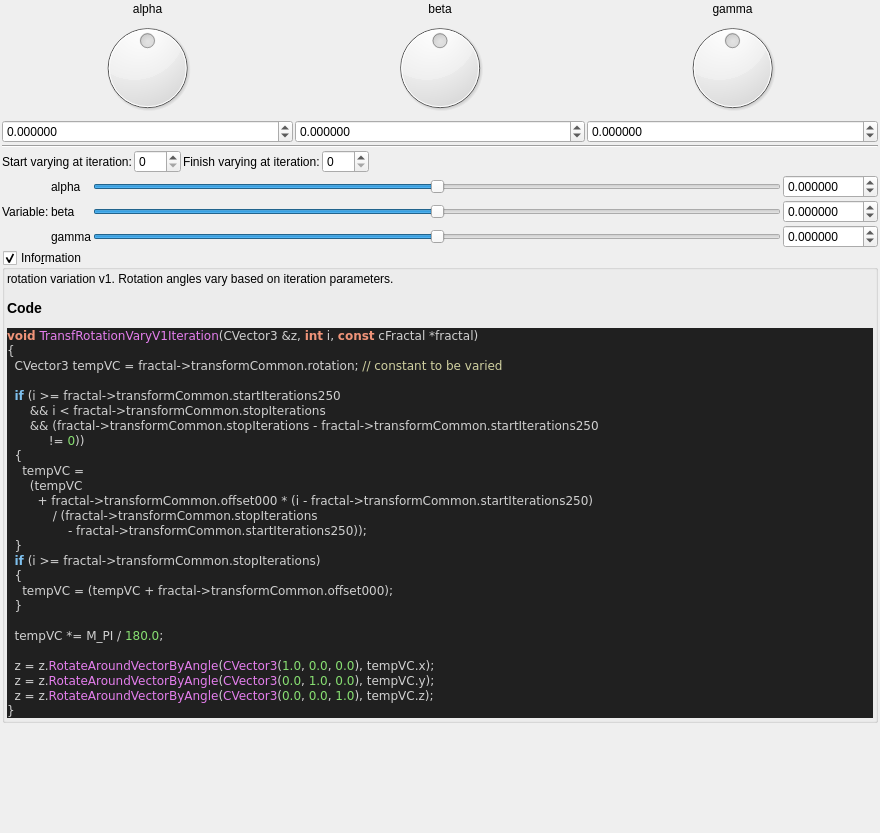
<?xml version="1.0" encoding="UTF-8"?>
<ui version="4.0">
 <class>transf_rotation_vary_v1</class>
 <widget class="QWidget" name="Form">
  <property name="geometry">
   <rect>
    <x>0</x>
    <y>0</y>
    <width>880</width>
    <height>833</height>
   </rect>
  </property>
  <property name="windowTitle">
   <string notr="true">transf_rotation_vary_v1</string>
  </property>
  <layout class="QVBoxLayout" name="verticalLayout">
   <property name="spacing">
    <number>2</number>
   </property>
   <property name="leftMargin">
    <number>2</number>
   </property>
   <property name="topMargin">
    <number>2</number>
   </property>
   <property name="rightMargin">
    <number>2</number>
   </property>
   <property name="bottomMargin">
    <number>2</number>
   </property>
   <item>
    <layout class="QGridLayout" name="gridLayout_2">
     <property name="spacing">
      <number>2</number>
     </property>
     <item row="2" column="2">
      <widget class="MyDoubleSpinBox" name="spinboxd3_transf_rotation_z">
       <property name="sizePolicy">
        <sizepolicy hsizetype="Minimum" vsizetype="Maximum">
         <horstretch>0</horstretch>
         <verstretch>0</verstretch>
        </sizepolicy>
       </property>
       <property name="prefix">
        <string/>
       </property>
       <property name="suffix">
        <string/>
       </property>
       <property name="decimals">
        <number>6</number>
       </property>
       <property name="minimum">
        <double>-180.000000000000000</double>
       </property>
       <property name="maximum">
        <double>180.000000000000000</double>
       </property>
       <property name="singleStep">
        <double>1.000000000000000</double>
       </property>
      </widget>
     </item>
     <item row="2" column="0">
      <widget class="MyDoubleSpinBox" name="spinboxd3_transf_rotation_x">
       <property name="sizePolicy">
        <sizepolicy hsizetype="Minimum" vsizetype="Maximum">
         <horstretch>0</horstretch>
         <verstretch>0</verstretch>
        </sizepolicy>
       </property>
       <property name="prefix">
        <string/>
       </property>
       <property name="suffix">
        <string/>
       </property>
       <property name="decimals">
        <number>6</number>
       </property>
       <property name="minimum">
        <double>-180.000000000000000</double>
       </property>
       <property name="maximum">
        <double>180.000000000000000</double>
       </property>
       <property name="singleStep">
        <double>1.000000000000000</double>
       </property>
      </widget>
     </item>
     <item row="0" column="2">
      <widget class="QLabel" name="label_15">
       <property name="text">
        <string notr="true">gamma</string>
       </property>
       <property name="alignment">
        <set>Qt::AlignCenter</set>
       </property>
      </widget>
     </item>
     <item row="0" column="0">
      <widget class="QLabel" name="label_13">
       <property name="text">
        <string notr="true">alpha</string>
       </property>
       <property name="alignment">
        <set>Qt::AlignCenter</set>
       </property>
      </widget>
     </item>
     <item row="0" column="1">
      <widget class="QLabel" name="label_14">
       <property name="text">
        <string notr="true">beta</string>
       </property>
       <property name="alignment">
        <set>Qt::AlignCenter</set>
       </property>
      </widget>
     </item>
     <item row="1" column="1">
      <widget class="QDial" name="dial3_transf_rotation_y">
       <property name="minimum">
        <number>-18000</number>
       </property>
       <property name="maximum">
        <number>18000</number>
       </property>
       <property name="wrapping">
        <bool>true</bool>
       </property>
      </widget>
     </item>
     <item row="2" column="1">
      <widget class="MyDoubleSpinBox" name="spinboxd3_transf_rotation_y">
       <property name="sizePolicy">
        <sizepolicy hsizetype="Minimum" vsizetype="Maximum">
         <horstretch>0</horstretch>
         <verstretch>0</verstretch>
        </sizepolicy>
       </property>
       <property name="prefix">
        <string/>
       </property>
       <property name="suffix">
        <string/>
       </property>
       <property name="decimals">
        <number>6</number>
       </property>
       <property name="minimum">
        <double>-180.000000000000000</double>
       </property>
       <property name="maximum">
        <double>180.000000000000000</double>
       </property>
       <property name="singleStep">
        <double>1.000000000000000</double>
       </property>
      </widget>
     </item>
     <item row="1" column="2">
      <widget class="QDial" name="dial3_transf_rotation_z">
       <property name="minimum">
        <number>-18000</number>
       </property>
       <property name="maximum">
        <number>18000</number>
       </property>
       <property name="wrapping">
        <bool>true</bool>
       </property>
      </widget>
     </item>
     <item row="1" column="0">
      <widget class="QDial" name="dial3_transf_rotation_x">
       <property name="minimum">
        <number>-18000</number>
       </property>
       <property name="maximum">
        <number>18000</number>
       </property>
       <property name="wrapping">
        <bool>true</bool>
       </property>
      </widget>
     </item>
     <item row="3" column="0" colspan="3">
      <widget class="Line" name="line">
       <property name="orientation">
        <enum>Qt::Horizontal</enum>
       </property>
      </widget>
     </item>
    </layout>
   </item>
   <item>
    <layout class="QGridLayout" name="gridLayout_44">
     <property name="spacing">
      <number>2</number>
     </property>
     <item row="0" column="0" colspan="4">
      <layout class="QGridLayout" name="gridLayout_45">
       <item row="0" column="3">
        <widget class="MySpinBox" name="spinboxInt_transf_stop_iterations">
         <property name="sizePolicy">
          <sizepolicy hsizetype="Minimum" vsizetype="Maximum">
           <horstretch>0</horstretch>
           <verstretch>0</verstretch>
          </sizepolicy>
         </property>
         <property name="maximum">
          <number>250</number>
         </property>
        </widget>
       </item>
       <item row="0" column="4">
        <spacer name="horizontalSpacer_24">
         <property name="orientation">
          <enum>Qt::Horizontal</enum>
         </property>
         <property name="sizeHint" stdset="0">
          <size>
           <width>40</width>
           <height>20</height>
          </size>
         </property>
        </spacer>
       </item>
       <item row="0" column="1">
        <widget class="MySpinBox" name="spinboxInt_transf_start_iterations_250">
         <property name="sizePolicy">
          <sizepolicy hsizetype="Minimum" vsizetype="Maximum">
           <horstretch>0</horstretch>
           <verstretch>0</verstretch>
          </sizepolicy>
         </property>
         <property name="maximum">
          <number>250</number>
         </property>
        </widget>
       </item>
       <item row="0" column="2">
        <widget class="QLabel" name="label_169">
         <property name="text">
          <string>Finish varying at iteration:</string>
         </property>
        </widget>
       </item>
       <item row="0" column="0">
        <widget class="QLabel" name="label_171">
         <property name="text">
          <string>Start varying at iteration:</string>
         </property>
        </widget>
       </item>
      </layout>
     </item>
     <item row="2" column="3">
      <widget class="MyDoubleSpinBox" name="spinbox3_transf_offset_000_y">
       <property name="sizePolicy">
        <sizepolicy hsizetype="Minimum" vsizetype="Maximum">
         <horstretch>0</horstretch>
         <verstretch>0</verstretch>
        </sizepolicy>
       </property>
       <property name="prefix">
        <string/>
       </property>
       <property name="suffix">
        <string/>
       </property>
       <property name="decimals">
        <number>6</number>
       </property>
       <property name="minimum">
        <double>-180.000000000000000</double>
       </property>
       <property name="maximum">
        <double>180.000000000000000</double>
       </property>
       <property name="singleStep">
        <double>0.100000000000000</double>
       </property>
      </widget>
     </item>
     <item row="3" column="1">
      <widget class="QLabel" name="label_161">
       <property name="text">
        <string notr="true">gamma</string>
       </property>
      </widget>
     </item>
     <item row="3" column="3">
      <widget class="MyDoubleSpinBox" name="spinbox3_transf_offset_000_z">
       <property name="sizePolicy">
        <sizepolicy hsizetype="Minimum" vsizetype="Maximum">
         <horstretch>0</horstretch>
         <verstretch>0</verstretch>
        </sizepolicy>
       </property>
       <property name="prefix">
        <string/>
       </property>
       <property name="suffix">
        <string/>
       </property>
       <property name="decimals">
        <number>6</number>
       </property>
       <property name="minimum">
        <double>-180.000000000000000</double>
       </property>
       <property name="maximum">
        <double>180.000000000000000</double>
       </property>
       <property name="singleStep">
        <double>0.100000000000000</double>
       </property>
      </widget>
     </item>
     <item row="1" column="1">
      <widget class="QLabel" name="label_167">
       <property name="text">
        <string notr="true">alpha</string>
       </property>
      </widget>
     </item>
     <item row="2" column="0">
      <widget class="QLabel" name="label_166">
       <property name="text">
        <string>Variable:</string>
       </property>
      </widget>
     </item>
     <item row="1" column="2">
      <widget class="QSlider" name="slider3_transf_offset_000_x">
       <property name="sizePolicy">
        <sizepolicy hsizetype="Expanding" vsizetype="Maximum">
         <horstretch>0</horstretch>
         <verstretch>0</verstretch>
        </sizepolicy>
       </property>
       <property name="minimum">
        <number>-180000000</number>
       </property>
       <property name="maximum">
        <number>180000000</number>
       </property>
       <property name="singleStep">
        <number>1</number>
       </property>
       <property name="orientation">
        <enum>Qt::Horizontal</enum>
       </property>
      </widget>
     </item>
     <item row="3" column="2">
      <widget class="QSlider" name="slider3_transf_offset_000_z">
       <property name="sizePolicy">
        <sizepolicy hsizetype="Expanding" vsizetype="Maximum">
         <horstretch>0</horstretch>
         <verstretch>0</verstretch>
        </sizepolicy>
       </property>
       <property name="minimum">
        <number>-180000000</number>
       </property>
       <property name="maximum">
        <number>180000000</number>
       </property>
       <property name="singleStep">
        <number>1</number>
       </property>
       <property name="orientation">
        <enum>Qt::Horizontal</enum>
       </property>
      </widget>
     </item>
     <item row="2" column="1">
      <widget class="QLabel" name="label_165">
       <property name="text">
        <string notr="true">beta</string>
       </property>
      </widget>
     </item>
     <item row="1" column="3">
      <widget class="MyDoubleSpinBox" name="spinbox3_transf_offset_000_x">
       <property name="sizePolicy">
        <sizepolicy hsizetype="Minimum" vsizetype="Maximum">
         <horstretch>0</horstretch>
         <verstretch>0</verstretch>
        </sizepolicy>
       </property>
       <property name="prefix">
        <string/>
       </property>
       <property name="suffix">
        <string/>
       </property>
       <property name="decimals">
        <number>6</number>
       </property>
       <property name="minimum">
        <double>-180.000000000000000</double>
       </property>
       <property name="maximum">
        <double>180.000000000000000</double>
       </property>
       <property name="singleStep">
        <double>0.100000000000000</double>
       </property>
      </widget>
     </item>
     <item row="2" column="2">
      <widget class="QSlider" name="slider3_transf_offset_000_y">
       <property name="sizePolicy">
        <sizepolicy hsizetype="Expanding" vsizetype="Maximum">
         <horstretch>0</horstretch>
         <verstretch>0</verstretch>
        </sizepolicy>
       </property>
       <property name="minimum">
        <number>-180000000</number>
       </property>
       <property name="maximum">
        <number>180000000</number>
       </property>
       <property name="singleStep">
        <number>1</number>
       </property>
       <property name="orientation">
        <enum>Qt::Horizontal</enum>
       </property>
      </widget>
     </item>
    </layout>
   </item>
   <item>
    <widget class="MyGroupBox" name="groupCheck_info">
     <property name="title">
      <string>Info&amp;rmation</string>
     </property>
     <property name="flat">
      <bool>false</bool>
     </property>
     <property name="checkable">
      <bool>true</bool>
     </property>
     <layout class="QVBoxLayout" name="verticalLayout_2">
      <property name="spacing">
       <number>2</number>
      </property>
      <property name="leftMargin">
       <number>2</number>
      </property>
      <property name="topMargin">
       <number>2</number>
      </property>
      <property name="rightMargin">
       <number>2</number>
      </property>
      <property name="bottomMargin">
       <number>2</number>
      </property>
      <item>
       <widget class="QLabel" name="label_code_content">
        <property name="text">
         <string notr="true">&lt;p&gt;rotation variation v1. Rotation angles vary based on iteration parameters.&lt;/p&gt;&lt;table&gt;
&lt;/table&gt;
&lt;h3&gt;Code&lt;/h3&gt;
&lt;body style=&quot;background-color:#202020&quot;&gt;
&lt;pre style=&quot;color:#d0d0d0; background-color:#202020;  font-family:'Courier New',monospace;&quot;&gt;&lt;span style=&quot;color:#f09479; font-weight:bold&quot;&gt;void&lt;/span&gt; &lt;span style=&quot;color:#e47eed&quot;&gt;TransfRotationVaryV1Iteration&lt;/span&gt;&lt;span style=&quot;color:#d0d0d0&quot;&gt;(&lt;/span&gt;CVector3 &lt;span style=&quot;color:#d0d0d0&quot;&gt;&amp;amp;&lt;/span&gt;z&lt;span style=&quot;color:#d0d0d0&quot;&gt;,&lt;/span&gt; &lt;span style=&quot;color:#f09479; font-weight:bold&quot;&gt;int&lt;/span&gt; i&lt;span style=&quot;color:#d0d0d0&quot;&gt;,&lt;/span&gt; &lt;span style=&quot;color:#f09479; font-weight:bold&quot;&gt;const&lt;/span&gt; cFractal &lt;span style=&quot;color:#d0d0d0&quot;&gt;*&lt;/span&gt;fractal&lt;span style=&quot;color:#d0d0d0&quot;&gt;)&lt;/span&gt;
&lt;span style=&quot;color:#d0d0d0&quot;&gt;{&lt;/span&gt;
  CVector3 tempVC &lt;span style=&quot;color:#d0d0d0&quot;&gt;=&lt;/span&gt; fractal&lt;span style=&quot;color:#d0d0d0&quot;&gt;-&amp;gt;&lt;/span&gt;transformCommon&lt;span style=&quot;color:#d0d0d0&quot;&gt;.&lt;/span&gt;rotation&lt;span style=&quot;color:#d0d0d0&quot;&gt;;&lt;/span&gt; &lt;span style=&quot;color:#d0d0a0&quot;&gt;// constant to be varied&lt;/span&gt;

  &lt;span style=&quot;color:#7ec0ee; font-weight:bold&quot;&gt;if&lt;/span&gt; &lt;span style=&quot;color:#d0d0d0&quot;&gt;(&lt;/span&gt;i &lt;span style=&quot;color:#d0d0d0&quot;&gt;&amp;gt;=&lt;/span&gt; fractal&lt;span style=&quot;color:#d0d0d0&quot;&gt;-&amp;gt;&lt;/span&gt;transformCommon&lt;span style=&quot;color:#d0d0d0&quot;&gt;.&lt;/span&gt;startIterations250
      &lt;span style=&quot;color:#d0d0d0&quot;&gt;&amp;amp;&amp;amp;&lt;/span&gt; i &lt;span style=&quot;color:#d0d0d0&quot;&gt;&amp;lt;&lt;/span&gt; fractal&lt;span style=&quot;color:#d0d0d0&quot;&gt;-&amp;gt;&lt;/span&gt;transformCommon&lt;span style=&quot;color:#d0d0d0&quot;&gt;.&lt;/span&gt;stopIterations
      &lt;span style=&quot;color:#d0d0d0&quot;&gt;&amp;amp;&amp;amp; (&lt;/span&gt;fractal&lt;span style=&quot;color:#d0d0d0&quot;&gt;-&amp;gt;&lt;/span&gt;transformCommon&lt;span style=&quot;color:#d0d0d0&quot;&gt;.&lt;/span&gt;stopIterations &lt;span style=&quot;color:#d0d0d0&quot;&gt;-&lt;/span&gt; fractal&lt;span style=&quot;color:#d0d0d0&quot;&gt;-&amp;gt;&lt;/span&gt;transformCommon&lt;span style=&quot;color:#d0d0d0&quot;&gt;.&lt;/span&gt;startIterations250
           &lt;span style=&quot;color:#d0d0d0&quot;&gt;!=&lt;/span&gt; &lt;span style=&quot;color:#87df71&quot;&gt;0&lt;/span&gt;&lt;span style=&quot;color:#d0d0d0&quot;&gt;))&lt;/span&gt;
  &lt;span style=&quot;color:#d0d0d0&quot;&gt;{&lt;/span&gt;
    tempVC &lt;span style=&quot;color:#d0d0d0&quot;&gt;=&lt;/span&gt;
      &lt;span style=&quot;color:#d0d0d0&quot;&gt;(&lt;/span&gt;tempVC
        &lt;span style=&quot;color:#d0d0d0&quot;&gt;+&lt;/span&gt; fractal&lt;span style=&quot;color:#d0d0d0&quot;&gt;-&amp;gt;&lt;/span&gt;transformCommon&lt;span style=&quot;color:#d0d0d0&quot;&gt;.&lt;/span&gt;offset000 &lt;span style=&quot;color:#d0d0d0&quot;&gt;* (&lt;/span&gt;i &lt;span style=&quot;color:#d0d0d0&quot;&gt;-&lt;/span&gt; fractal&lt;span style=&quot;color:#d0d0d0&quot;&gt;-&amp;gt;&lt;/span&gt;transformCommon&lt;span style=&quot;color:#d0d0d0&quot;&gt;.&lt;/span&gt;startIterations250&lt;span style=&quot;color:#d0d0d0&quot;&gt;)&lt;/span&gt;
            &lt;span style=&quot;color:#d0d0d0&quot;&gt;/ (&lt;/span&gt;fractal&lt;span style=&quot;color:#d0d0d0&quot;&gt;-&amp;gt;&lt;/span&gt;transformCommon&lt;span style=&quot;color:#d0d0d0&quot;&gt;.&lt;/span&gt;stopIterations
                &lt;span style=&quot;color:#d0d0d0&quot;&gt;-&lt;/span&gt; fractal&lt;span style=&quot;color:#d0d0d0&quot;&gt;-&amp;gt;&lt;/span&gt;transformCommon&lt;span style=&quot;color:#d0d0d0&quot;&gt;.&lt;/span&gt;startIterations250&lt;span style=&quot;color:#d0d0d0&quot;&gt;));&lt;/span&gt;
  &lt;span style=&quot;color:#d0d0d0&quot;&gt;}&lt;/span&gt;
  &lt;span style=&quot;color:#7ec0ee; font-weight:bold&quot;&gt;if&lt;/span&gt; &lt;span style=&quot;color:#d0d0d0&quot;&gt;(&lt;/span&gt;i &lt;span style=&quot;color:#d0d0d0&quot;&gt;&amp;gt;=&lt;/span&gt; fractal&lt;span style=&quot;color:#d0d0d0&quot;&gt;-&amp;gt;&lt;/span&gt;transformCommon&lt;span style=&quot;color:#d0d0d0&quot;&gt;.&lt;/span&gt;stopIterations&lt;span style=&quot;color:#d0d0d0&quot;&gt;)&lt;/span&gt;
  &lt;span style=&quot;color:#d0d0d0&quot;&gt;{&lt;/span&gt;
    tempVC &lt;span style=&quot;color:#d0d0d0&quot;&gt;= (&lt;/span&gt;tempVC &lt;span style=&quot;color:#d0d0d0&quot;&gt;+&lt;/span&gt; fractal&lt;span style=&quot;color:#d0d0d0&quot;&gt;-&amp;gt;&lt;/span&gt;transformCommon&lt;span style=&quot;color:#d0d0d0&quot;&gt;.&lt;/span&gt;offset000&lt;span style=&quot;color:#d0d0d0&quot;&gt;);&lt;/span&gt;
  &lt;span style=&quot;color:#d0d0d0&quot;&gt;}&lt;/span&gt;

  tempVC &lt;span style=&quot;color:#d0d0d0&quot;&gt;*=&lt;/span&gt; M_PI &lt;span style=&quot;color:#d0d0d0&quot;&gt;/&lt;/span&gt; &lt;span style=&quot;color:#87df71&quot;&gt;180.0&lt;/span&gt;&lt;span style=&quot;color:#d0d0d0&quot;&gt;;&lt;/span&gt;

  z &lt;span style=&quot;color:#d0d0d0&quot;&gt;=&lt;/span&gt; z&lt;span style=&quot;color:#d0d0d0&quot;&gt;.&lt;/span&gt;&lt;span style=&quot;color:#e47eed&quot;&gt;RotateAroundVectorByAngle&lt;/span&gt;&lt;span style=&quot;color:#d0d0d0&quot;&gt;(&lt;/span&gt;&lt;span style=&quot;color:#e47eed&quot;&gt;CVector3&lt;/span&gt;&lt;span style=&quot;color:#d0d0d0&quot;&gt;(&lt;/span&gt;&lt;span style=&quot;color:#87df71&quot;&gt;1.0&lt;/span&gt;&lt;span style=&quot;color:#d0d0d0&quot;&gt;,&lt;/span&gt; &lt;span style=&quot;color:#87df71&quot;&gt;0.0&lt;/span&gt;&lt;span style=&quot;color:#d0d0d0&quot;&gt;,&lt;/span&gt; &lt;span style=&quot;color:#87df71&quot;&gt;0.0&lt;/span&gt;&lt;span style=&quot;color:#d0d0d0&quot;&gt;),&lt;/span&gt; tempVC&lt;span style=&quot;color:#d0d0d0&quot;&gt;.&lt;/span&gt;x&lt;span style=&quot;color:#d0d0d0&quot;&gt;);&lt;/span&gt;
  z &lt;span style=&quot;color:#d0d0d0&quot;&gt;=&lt;/span&gt; z&lt;span style=&quot;color:#d0d0d0&quot;&gt;.&lt;/span&gt;&lt;span style=&quot;color:#e47eed&quot;&gt;RotateAroundVectorByAngle&lt;/span&gt;&lt;span style=&quot;color:#d0d0d0&quot;&gt;(&lt;/span&gt;&lt;span style=&quot;color:#e47eed&quot;&gt;CVector3&lt;/span&gt;&lt;span style=&quot;color:#d0d0d0&quot;&gt;(&lt;/span&gt;&lt;span style=&quot;color:#87df71&quot;&gt;0.0&lt;/span&gt;&lt;span style=&quot;color:#d0d0d0&quot;&gt;,&lt;/span&gt; &lt;span style=&quot;color:#87df71&quot;&gt;1.0&lt;/span&gt;&lt;span style=&quot;color:#d0d0d0&quot;&gt;,&lt;/span&gt; &lt;span style=&quot;color:#87df71&quot;&gt;0.0&lt;/span&gt;&lt;span style=&quot;color:#d0d0d0&quot;&gt;),&lt;/span&gt; tempVC&lt;span style=&quot;color:#d0d0d0&quot;&gt;.&lt;/span&gt;y&lt;span style=&quot;color:#d0d0d0&quot;&gt;);&lt;/span&gt;
  z &lt;span style=&quot;color:#d0d0d0&quot;&gt;=&lt;/span&gt; z&lt;span style=&quot;color:#d0d0d0&quot;&gt;.&lt;/span&gt;&lt;span style=&quot;color:#e47eed&quot;&gt;RotateAroundVectorByAngle&lt;/span&gt;&lt;span style=&quot;color:#d0d0d0&quot;&gt;(&lt;/span&gt;&lt;span style=&quot;color:#e47eed&quot;&gt;CVector3&lt;/span&gt;&lt;span style=&quot;color:#d0d0d0&quot;&gt;(&lt;/span&gt;&lt;span style=&quot;color:#87df71&quot;&gt;0.0&lt;/span&gt;&lt;span style=&quot;color:#d0d0d0&quot;&gt;,&lt;/span&gt; &lt;span style=&quot;color:#87df71&quot;&gt;0.0&lt;/span&gt;&lt;span style=&quot;color:#d0d0d0&quot;&gt;,&lt;/span&gt; &lt;span style=&quot;color:#87df71&quot;&gt;1.0&lt;/span&gt;&lt;span style=&quot;color:#d0d0d0&quot;&gt;),&lt;/span&gt; tempVC&lt;span style=&quot;color:#d0d0d0&quot;&gt;.&lt;/span&gt;z&lt;span style=&quot;color:#d0d0d0&quot;&gt;);&lt;/span&gt;
&lt;span style=&quot;color:#d0d0d0&quot;&gt;}&lt;/span&gt;
&lt;/pre&gt;
&lt;/body&gt;</string>
        </property>
        <property name="wordWrap">
         <bool>true</bool>
        </property>
        <property name="openExternalLinks">
         <bool>true</bool>
        </property>
        <property name="textInteractionFlags">
         <set>Qt::LinksAccessibleByMouse|Qt::TextSelectableByMouse</set>
        </property>
       </widget>
      </item>
     </layout>
    </widget>
   </item>
   <item>
    <spacer name="verticalSpacer">
     <property name="orientation">
      <enum>Qt::Vertical</enum>
     </property>
     <property name="sizeHint" stdset="0">
      <size>
       <width>20</width>
       <height>40</height>
      </size>
     </property>
    </spacer>
   </item>
  </layout>
 </widget>
 <customwidgets>
  <customwidget>
   <class>MyDoubleSpinBox</class>
   <extends>QDoubleSpinBox</extends>
   <header>my_double_spin_box.h</header>
  </customwidget>
  <customwidget>
   <class>MyGroupBox</class>
   <extends>QGroupBox</extends>
   <header>my_group_box.h</header>
   <container>1</container>
  </customwidget>
  <customwidget>
   <class>MySpinBox</class>
   <extends>QSpinBox</extends>
   <header>my_spin_box.h</header>
  </customwidget>
 </customwidgets>
 <tabstops>
  <tabstop>dial3_transf_rotation_x</tabstop>
  <tabstop>dial3_transf_rotation_y</tabstop>
  <tabstop>dial3_transf_rotation_z</tabstop>
  <tabstop>spinboxd3_transf_rotation_x</tabstop>
  <tabstop>spinboxd3_transf_rotation_y</tabstop>
  <tabstop>spinboxd3_transf_rotation_z</tabstop>
  <tabstop>spinboxInt_transf_start_iterations_250</tabstop>
  <tabstop>spinboxInt_transf_stop_iterations</tabstop>
  <tabstop>slider3_transf_offset_000_x</tabstop>
  <tabstop>spinbox3_transf_offset_000_x</tabstop>
  <tabstop>slider3_transf_offset_000_y</tabstop>
  <tabstop>spinbox3_transf_offset_000_y</tabstop>
  <tabstop>slider3_transf_offset_000_z</tabstop>
  <tabstop>spinbox3_transf_offset_000_z</tabstop>
  <tabstop>groupCheck_info</tabstop>
 </tabstops>
 <resources/>
 <connections/>
</ui>
